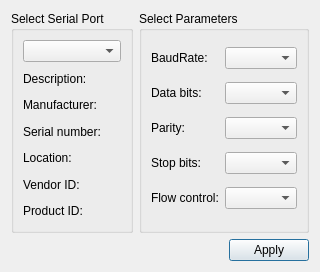
<?xml version="1.0" encoding="UTF-8"?>
<ui version="4.0">
 <class>SettingsDialog</class>
 <widget class="QDialog" name="SettingsDialog">
  <property name="geometry">
   <rect>
    <x>0</x>
    <y>0</y>
    <width>281</width>
    <height>272</height>
   </rect>
  </property>
  <property name="windowTitle">
   <string>Settings</string>
  </property>
  <layout class="QGridLayout" name="gridLayout_3">
   <item row="1" column="0" colspan="2">
    <layout class="QHBoxLayout" name="horizontalLayout">
     <item>
      <spacer name="horizontalSpacer">
       <property name="orientation">
        <enum>Qt::Horizontal</enum>
       </property>
       <property name="sizeHint" stdset="0">
        <size>
         <width>96</width>
         <height>20</height>
        </size>
       </property>
      </spacer>
     </item>
     <item>
      <widget class="QPushButton" name="applyButton">
       <property name="text">
        <string>Apply</string>
       </property>
      </widget>
     </item>
    </layout>
   </item>
   <item row="0" column="1">
    <widget class="QGroupBox" name="parametersBox">
     <property name="title">
      <string>Select Parameters</string>
     </property>
     <layout class="QGridLayout" name="gridLayout_2">
      <item row="0" column="0">
       <widget class="QLabel" name="baudRateLabel">
        <property name="text">
         <string>BaudRate:</string>
        </property>
       </widget>
      </item>
      <item row="0" column="1">
       <widget class="QComboBox" name="baudRateBox"/>
      </item>
      <item row="1" column="0">
       <widget class="QLabel" name="dataBitsLabel">
        <property name="text">
         <string>Data bits:</string>
        </property>
       </widget>
      </item>
      <item row="1" column="1">
       <widget class="QComboBox" name="dataBitsBox"/>
      </item>
      <item row="2" column="0">
       <widget class="QLabel" name="parityLabel">
        <property name="text">
         <string>Parity:</string>
        </property>
       </widget>
      </item>
      <item row="2" column="1">
       <widget class="QComboBox" name="parityBox"/>
      </item>
      <item row="3" column="0">
       <widget class="QLabel" name="stopBitsLabel">
        <property name="text">
         <string>Stop bits:</string>
        </property>
       </widget>
      </item>
      <item row="3" column="1">
       <widget class="QComboBox" name="stopBitsBox"/>
      </item>
      <item row="4" column="0">
       <widget class="QLabel" name="flowControlLabel">
        <property name="text">
         <string>Flow control:</string>
        </property>
       </widget>
      </item>
      <item row="4" column="1">
       <widget class="QComboBox" name="flowControlBox"/>
      </item>
     </layout>
    </widget>
   </item>
   <item row="0" column="0">
    <widget class="QGroupBox" name="selectBox">
     <property name="title">
      <string>Select Serial Port</string>
     </property>
     <layout class="QGridLayout" name="gridLayout">
      <item row="0" column="0">
       <widget class="QComboBox" name="serialPortInfoListBox"/>
      </item>
      <item row="1" column="0">
       <widget class="QLabel" name="descriptionLabel">
        <property name="text">
         <string>Description:</string>
        </property>
       </widget>
      </item>
      <item row="2" column="0">
       <widget class="QLabel" name="manufacturerLabel">
        <property name="text">
         <string>Manufacturer:</string>
        </property>
       </widget>
      </item>
      <item row="3" column="0">
       <widget class="QLabel" name="serialNumberLabel">
        <property name="text">
         <string>Serial number:</string>
        </property>
       </widget>
      </item>
      <item row="4" column="0">
       <widget class="QLabel" name="locationLabel">
        <property name="text">
         <string>Location:</string>
        </property>
       </widget>
      </item>
      <item row="5" column="0">
       <widget class="QLabel" name="vidLabel">
        <property name="text">
         <string>Vendor ID:</string>
        </property>
       </widget>
      </item>
      <item row="6" column="0">
       <widget class="QLabel" name="pidLabel">
        <property name="text">
         <string>Product ID:</string>
        </property>
       </widget>
      </item>
     </layout>
    </widget>
   </item>
  </layout>
 </widget>
 <resources/>
 <connections/>
</ui>
